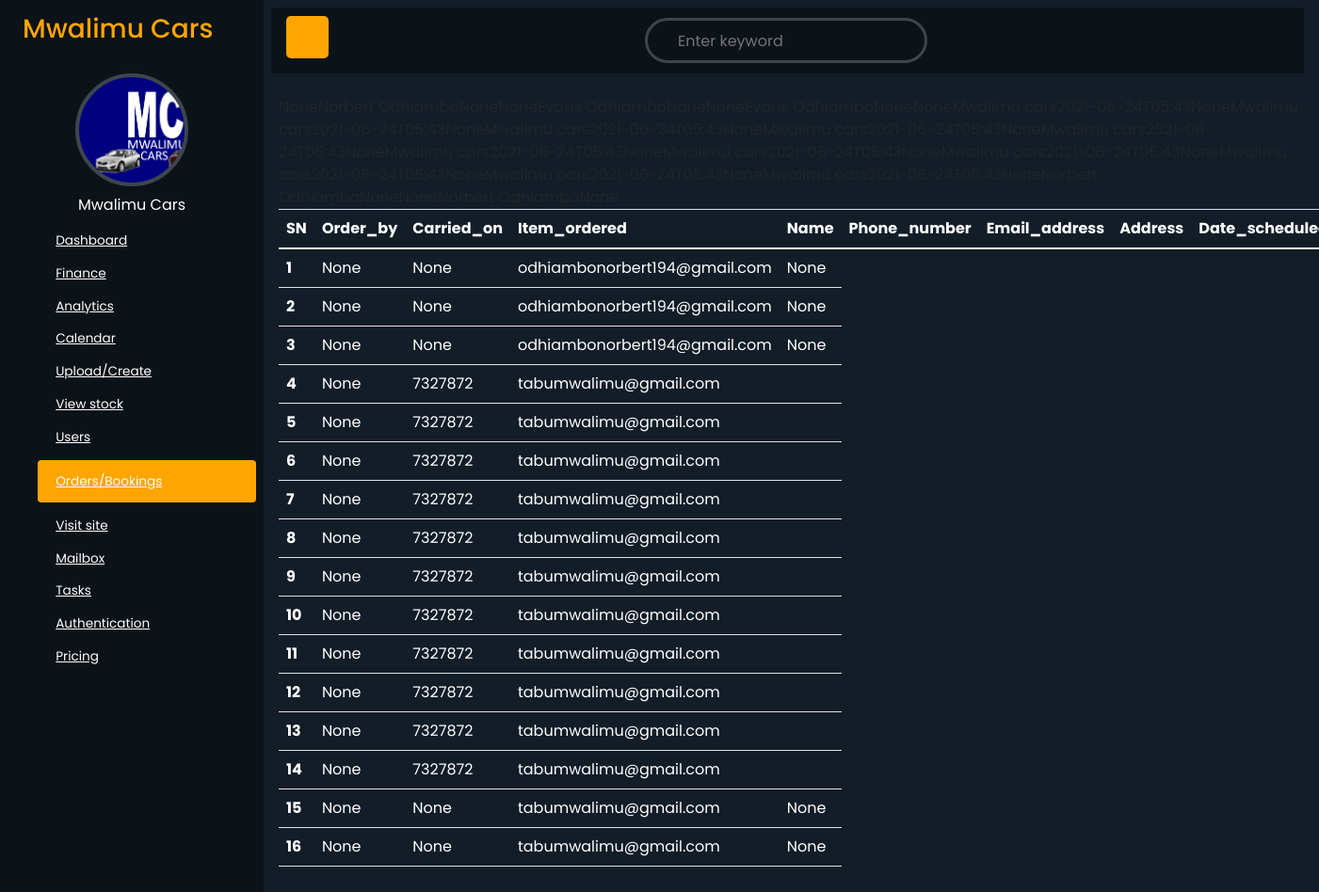
Page /admin_dashboard/orders/ on the earlier database version.
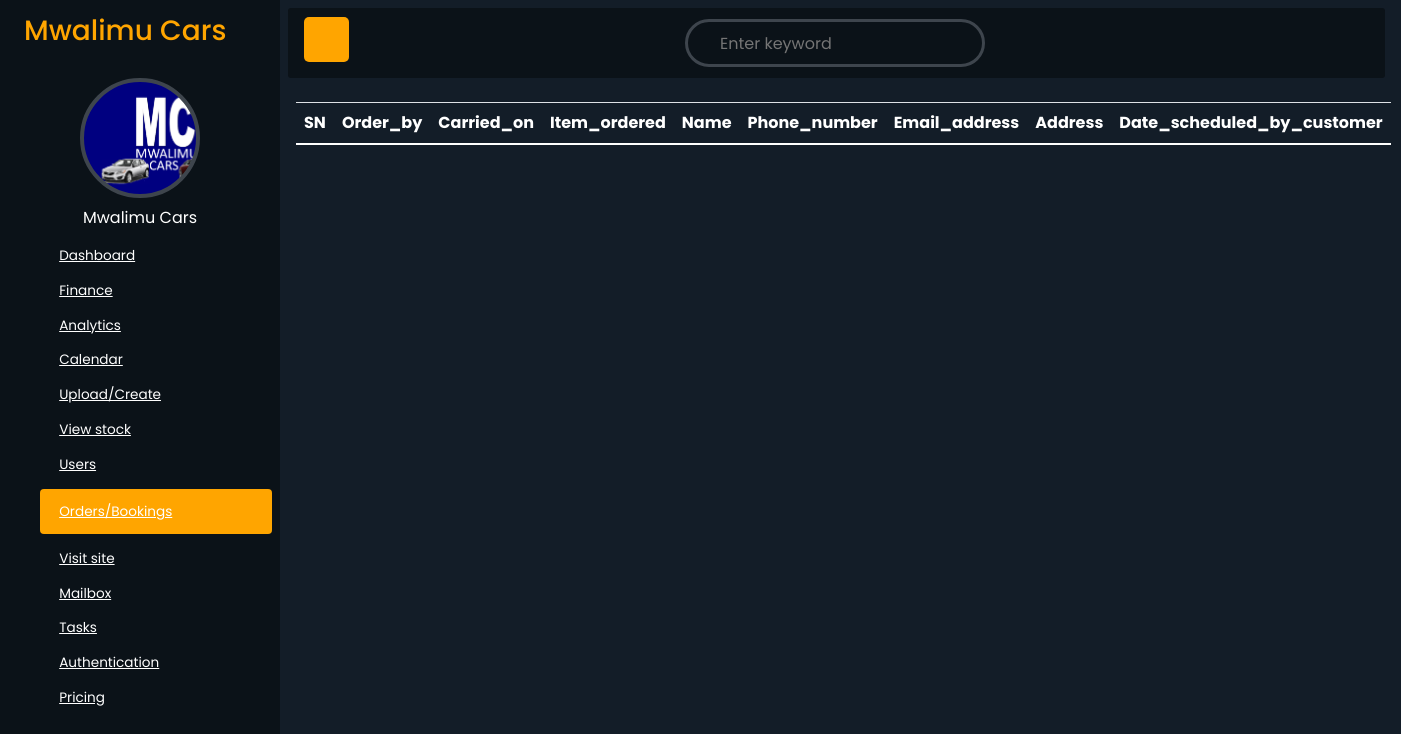
Same page on the later database version.
### products/models.py (models this page shows, shortened)
class Order(models.Model):
    order_by = models.ForeignKey(Customer, on_delete=models.CASCADE, null=True)
    ordering_happened_on = models.DateTimeField(default=timezone.now)
    ordered_item = models.ForeignKey(Product, on_delete=models.CASCADE, null=True)
    name = models.CharField(max_length=150, null=True, blank=True)
    phone_no = models.CharField(max_length=20, null=True, blank=True)
    email_address = models.EmailField(null=True, blank=True)
    address = models.CharField(max_length=50, null=True, blank=True)
    customer_scheduled_date = models.CharField(max_length=100, null=True, blank=True)

### products/views.py (the view)
# urls.py: path('admin_dashboard/orders/', views.orderslist, name='orders'),
def orderslist(request):
    all_orders = Order.objects.all().order_by('-id')
    context = {"all_orders": all_orders}
    return render(request, 'adminpage/orders.html', context)

### templates/adminpage/orders.html (shortened to what this page needs)
{% extends 'adminpage/adminbase.html' %}
{% block content %}
    <div class="sidebar">
        <div class="brand">
            <h3>Mwalimu Cars</h3>
        </div>
        <div class="sidemenu">
            <div class="side-user">
                <div class="side-img" style="background-image: url(/media/images/animate_logo/mc_logo_3.png)"></div>
                <div class="user">
                    <p>Mwalimu Cars</p>
                </div>
            </div>
            <ul>
                <li>
                    <a href="{% url 'products:admin_dashboard' %}">
                        <span>Dashboard</span>
                    </a>
                </li>
                <li>
                    <a href="{% url 'products:index' %}">
                        <span>Finance</span>
                    </a>
                </li>
                <li>
                    <a href="{% url 'products:analytics' %}">
                        <span>Analytics</span>
                    </a>
                </li>
                <li>
                    <a href="{% url 'products:calendar' %}">
                        <span>Calendar</span>
                    </a>
                </li>
                <li>
                    <a href="{% url 'products:adminproductcreate' %}">
                        <span>Upload/Create</span>
                    </a>
                </li>
                <li>
                    <a href="{% url 'products:adminproductlist' %}">
                        <span>View stock</span>
                    </a>
                </li>
                <li>
                    <a href="{% url 'products:users' %}">
                        <span>Users</span>
                    </a>
                </li>
                <li>
                    <a href="{% url 'products:orders' %}" class="active">
                        <span>Orders/Bookings</span>
                    </a>
                </li>
                <li>
                    <a href="{% url 'products:index' %}">
                        <span>Visit site</span>
                    </a>
                </li>
                <li>
                    <a href="{% url 'products:mails' %}">
                        <span>Mailbox</span>
                    </a>
                </li>
                <li>
                    <a href="{% url 'products:tasks' %}">
                        <span>Tasks</span>
                    </a>
                </li>
                <li>
                    <a href="{% url 'products:authenticate' %}">
                        <span>Authentication</span>
                    </a>
                </li>
                <li>
                    <a href="{% url 'products:pricing' %}">
                        <span>Pricing</span>
                    </a>
                </li>
            </ul>
        </div>
    </div>
    <div class="main-content">
        <header>
            <label for="menu-toggle" class="menu-toggler">
            </label>
            <div class="search">
                <input type="search" placeholder="Enter keyword">
            </div>
            <div class="head-icons">
            </div>
        </header>
    <main>
        <table class="table" style="color: white">
                <thead>
                    <tr>
                        <th scope="col">SN</th>
                        <th scope="col">Order_by</th>
                        <th scope="col">Carried_on</th>
                        <th scope="col">Item_ordered</th>
                        <th scope="col">Name</th>
                        <th scope="col">Phone_number</th>
                        <th scope="col">Email_address</th>
                        <th scope="col">Address</th>
                        <th scope="col">Date_scheduled_by_customer</th>
                    </tr>
                </thead>
                <tbody style="color: white">
                    {% for p in all_orders %}
                    <tr>
                    <th scope="row" class="list"></th>
                        <td>{{ p.order_by }}</td>
                        <tb>{{ p.ordered_item }}</tb>
                        <tb>{{ p.name }}</tb>
                        <td>{{ p.phone_no }}</td>
                        <td>{{ p.email_address }}</td>
                        <td>{{ p.address }}</td>
                        <tb>{{ p.customer_scheduled_date }}</tb>
                    <tr>
                    {% endfor %}
                    </tr>
                </tbody>
            </table>
    </main>
    </div>
{% endblock %}

### templates/adminpage/adminbase.html (shortened to what this page needs)
<!doctype html>
<html lang="en">
  <head>
      <link rel="stylesheet" href="https://stackpath.bootstrapcdn.com/bootstrap/4.5.2/css/bootstrap.min.css">
    <link href="https://cdn.jsdelivr.net/npm/bootstrap@5.0.1/dist/css/bootstrap.min.css" rel="stylesheet">
      <link rel="stylesheet" href="https://maxst.icons8.com/vue-static/landings/line-awesome/line-awesome/1.3.0/css/line-awesome.min.css">
      <link rel="stylesheet" href="https://cdnjs.cloudflare.com/ajax/libs/morris.js/0.5.1/morris.css">
  </head>
  <body>
    {% block content %}
    {% endblock %}
  </body>
</html>

### templates/adminpage/adminbase.html (style rules this page uses)
:root { --main: orange; --bg: #0B1218; --bg-body: #131D28; }
* { font-family: 'Poppins', sans-serif; box-sizing: border-box; text-decoration: none; list-style-type: none; margin: 0; padding: 0; }
input, button { outline: none; }
.sidebar { height: 100%; left: 0; top: 0; position: fixed; background: var(--bg); width: 280px; overflow-y: auto; transition: width 300ms; }
.brand { padding: .5rem 1rem; display: flex; color: var(--main); align-items: center; height: 70px; }
.side-img { height: 120px; width: 120px; background-size: cover; background-repeat: no-repeat; margin: auto; border: 4px solid #3e454d; border-radius: 50%; }
.user { text-align: center; color: #ffffff; margin-top: .5rem; }
.sidemenu { padding: .5rem; overflow-y: auto; }
.sidemenu li { margin-bottom: .9rem; }
.sidemenu a { color: #ffffff; font-size: .85rem; display: flex; align-items: center; }
.sidemenu a.active { background: var(--main); color: #ffffff; border-radius: 4px; height: 45px; }
.main-content { margin-left: 280px; min-height: 100vh; background: var(--bg-body); padding: .5rem 1rem; transition: margin-left 300ms; }
header { height: 70px; display: flex; justify-content: space-between; align-items: center; background: var(--bg); padding: 0rem 1rem; position: fixed; left: calc(280px + .5rem); right: 1rem; top: .5rem; border-radius: 3px; transition: left 300ms; }
.menu-toggler { height: 45px; width: 45px; background: var(--main); display: grid; color: #ffffff; place-items: center; border-radius: 5px; }
.search { display: flex; width: 300px; border-radius: 30px; overflow-x: hidden; border: 3px solid #3e454d; align-items: center; }
.search input { flex: 1; height: 42px; border: none; background: transparent; padding: 1rem; color: #ffffff; }
main { margin-top: calc(70px + .5rem); padding: 1rem 0rem; }
.table { counter-reset: item 0; }

Differences in the rows shown:
removed Order: order_by "None", phone_no "None", email_address "odhiambonorbert194@gmail.com", address "None"
removed Order: order_by "None", phone_no "None", email_address "odhiambonorbert194@gmail.com", address "None"
removed Order: order_by "None", phone_no "None", email_address "odhiambonorbert194@gmail.com", address "None"
removed Order: order_by "None", phone_no "7327872", email_address "tabumwalimu@gmail.com"
removed Order: order_by "None", phone_no "7327872", email_address "tabumwalimu@gmail.com"
removed Order: order_by "None", phone_no "7327872", email_address "tabumwalimu@gmail.com"
removed Order: order_by "None", phone_no "7327872", email_address "tabumwalimu@gmail.com"
removed Order: order_by "None", phone_no "7327872", email_address "tabumwalimu@gmail.com"
removed Order: order_by "None", phone_no "7327872", email_address "tabumwalimu@gmail.com"
removed Order: order_by "None", phone_no "7327872", email_address "tabumwalimu@gmail.com"
removed Order: order_by "None", phone_no "7327872", email_address "tabumwalimu@gmail.com"
removed Order: order_by "None", phone_no "7327872", email_address "tabumwalimu@gmail.com"
removed Order: order_by "None", phone_no "7327872", email_address "tabumwalimu@gmail.com"
removed Order: order_by "None", phone_no "7327872", email_address "tabumwalimu@gmail.com"
removed Order: order_by "None", phone_no "None", email_address "tabumwalimu@gmail.com", address "None"
removed Order: order_by "None", phone_no "None", email_address "tabumwalimu@gmail.com", address "None"
